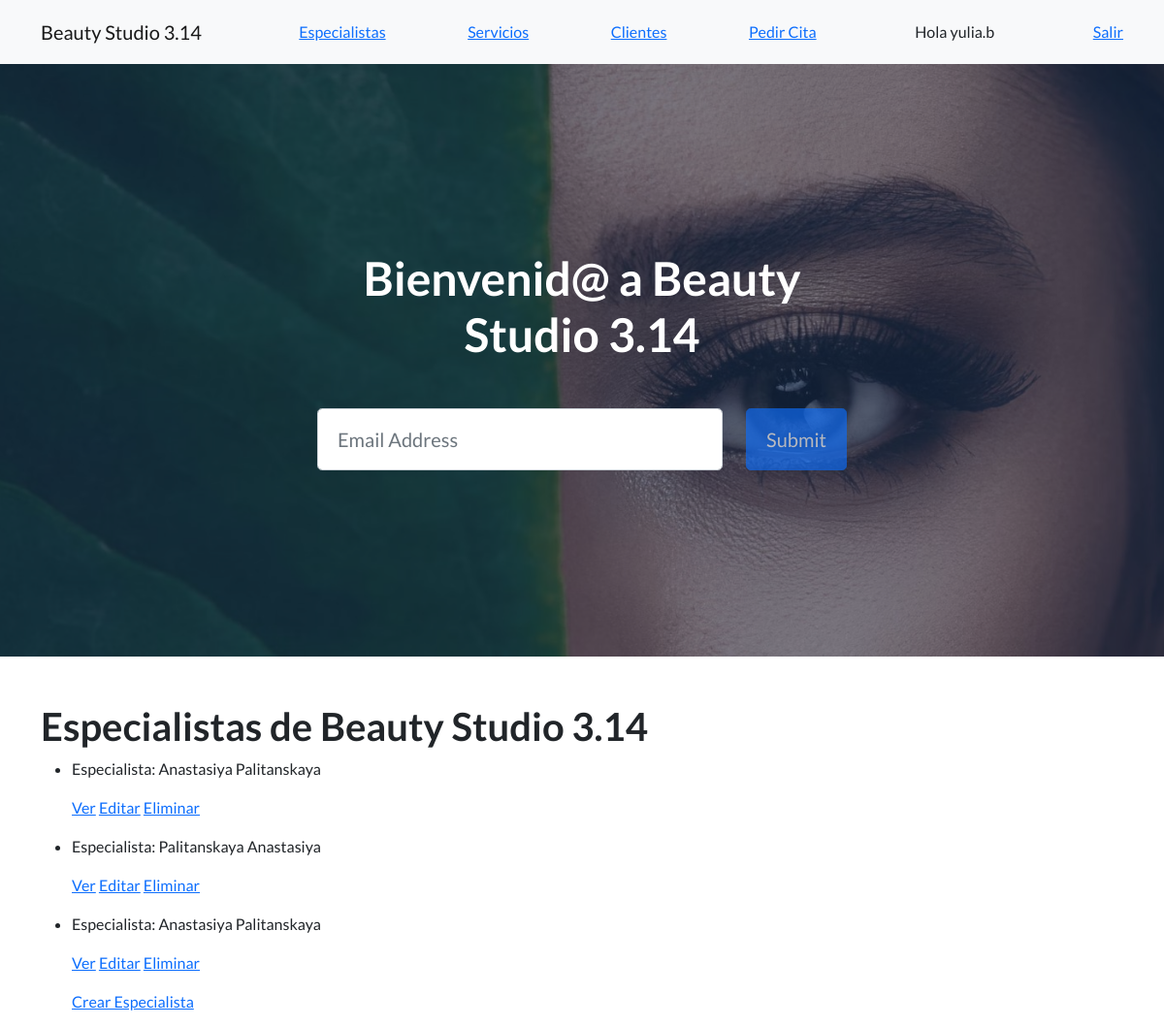
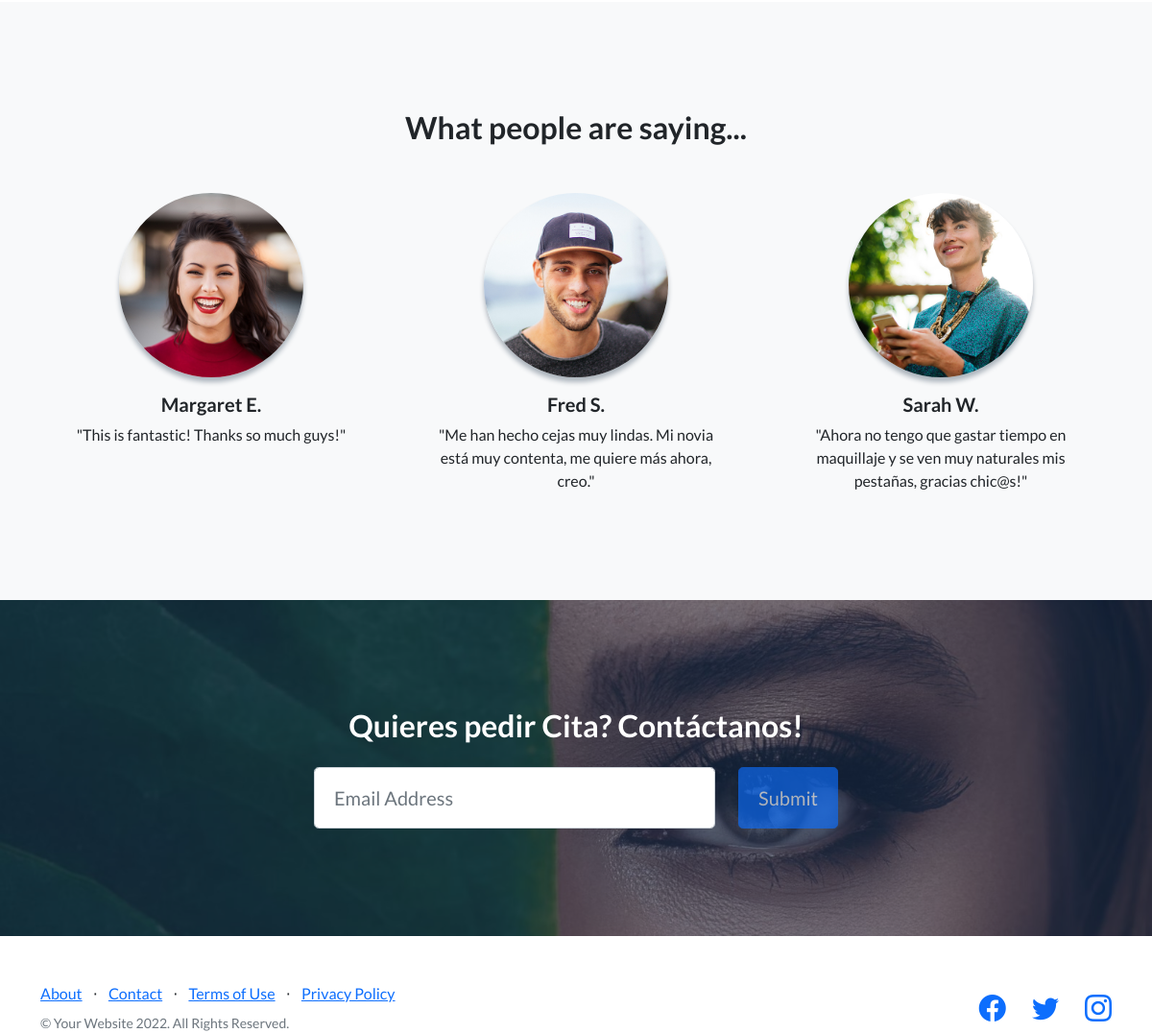
Page /especialistas-list (signed in) on the committed database (2 pictures, top to bottom).
### AppBeautyStudio/models.py (models this page shows, shortened)
class Especialista(models.Model):
    nombre = models.CharField(max_length=40)
    apellidos = models.CharField(max_length=40)
    profesion = models.CharField(max_length=30)

### AppBeautyStudio/views.py (the view)
# urls.py: path('especialistas-list', EspecialistaList.as_view(), name='especialistas-list'),
class EspecialistaList(LoginRequiredMixin, ListView):
    model = Especialista
    template_name = 'AppBeautyStudio/especialistas-list.html'

### AppBeautyStudio/templates/AppBeautyStudio/especialistas-list.html
{% extends 'AppBeautyStudio/padre.html' %}
{% block contenido %}
<section class="mt-5">
    <div class="container">
        <div class="row">
            <div class="col-lg-12">
                <h1>Especialistas de Beauty Studio 3.14</h1>
                <ul>
                    {% for especialista in object_list %}
                    <li>
                        <p>Especialista: {{especialista.nombre}} {{ especialista.apellidos }} </p>
                        <p>
                            <a href="{url 'detalle' especialista.id}">Ver</a>
                            <a href="{url 'editar' especialista.id}">Editar</a>
                            <a href="{url 'eliminar' especialista.id}">Eliminar</a>
                        </p>
                    </li>
                    {% endfor %}
                    <p>
                        <a href="{url 'nuevo'}">Crear Especialista</a>
                    </p>
                </ul>
            </div>
        </div>
    </div>
</section>
{% endblock contenido %}

### AppBeautyStudio/templates/AppBeautyStudio/padre.html (shortened to what this page needs)
<!DOCTYPE html>
<html lang="en">
    <head>
        {% load static %}
        <link href="https://cdn.jsdelivr.net/npm/bootstrap-icons@1.5.0/font/bootstrap-icons.css" rel="stylesheet" type="text/css" />
        <link href="{% static 'AppBeautyStudio/css/styles.css' %}" rel="stylesheet" />
    </head>
    <body>
        <nav class="navbar navbar-light bg-light static-top">
            <div class="container">
                <a class="navbar-brand" href="{% url 'inicio' %}">Beauty Studio 3.14</a>
                <a href="{% url 'especialistas-list' %}">Especialistas</a>
                <a href="{% url 'leer-servicios' %}">Servicios</a>
                <a href="{% url 'clientes' %}">Clientes</a>
                <a href="{% url 'pedir-cita-formulario' %}">Pedir Cita</a>
                {% if user.is_authenticated %}
                <a class="btn btn-outline-logout" href="{% url 'logout' %}">Hola {{ user.username }}</a>
                <a href="{% url 'logout' %}">Salir</a>
                {% else %}
                <a class="btn btn-outline-login" href="{% url 'login' %}">Login</a>
                {% endif %}
            </div>
        </nav>
        <header class="masthead">
            <div class="container position-relative">
                <div class="row justify-content-center">
                    <div class="col-xl-6">
                        <div class="text-center text-white">
                            <h1 class="mb-5">Bienvenid@ a Beauty Studio 3.14</h1>
                            <form class="form-subscribe" id="contactForm" data-sb-form-api-token="API_TOKEN">
                                <div class="row">
                                    <div class="col">
                                        <input class="form-control form-control-lg" id="emailAddress" type="email" placeholder="Email Address" data-sb-validations="required,email" />
                                    </div>
                                    <div class="col-auto"><button class="btn btn-primary btn-lg disabled" id="submitButton" type="submit">Submit</button></div>
                                </div>
                            </form>
                        </div>
                    </div>
                </div>
            </div>
        </header>
        {% block contenido %}
        {% endblock contenido %}
 <section class="testimonials text-center bg-light">
    <div class="container">
        <h2 class="mb-5">What people are saying...</h2>
        <div class="row">
            <div class="col-lg-4">
                <div class="testimonial-item mx-auto mb-5 mb-lg-0">
                    <img class="img-fluid rounded-circle mb-3" src="{% static 'AppBeautyStudio/assets/img/testimonials-1.jpg' %}" alt="..." />
                    <h5>Margaret E.</h5>
                    <p class="font-weight-light mb-0">"This is fantastic! Thanks so much guys!"</p>
                </div>
            </div>
            <div class="col-lg-4">
                <div class="testimonial-item mx-auto mb-5 mb-lg-0">
                    <img class="img-fluid rounded-circle mb-3" src="{% static 'AppBeautyStudio/assets/img/testimonials-2.jpg' %}" alt="..." />
                    <h5>Fred S.</h5>
                    <p class="font-weight-light mb-0">"Me han hecho cejas muy lindas. Mi novia está muy contenta, me quiere más ahora, creo."</p>
                </div>
            </div>
            <div class="col-lg-4">
                <div class="testimonial-item mx-auto mb-5 mb-lg-0">
                    <img class="img-fluid rounded-circle mb-3" src="{% static 'AppBeautyStudio/assets/img/testimonials-3.jpg' %}" alt="..." />
                    <h5>Sarah W.</h5>
                    <p class="font-weight-light mb-0">"Ahora no tengo que gastar tiempo en maquillaje y se ven muy naturales mis pestañas, gracias chic@s!"</p>
                </div>
            </div>
        </div>
    </div>
</section>
        <section class="call-to-action text-white text-center" id="signup">
            <div class="container position-relative">
                <div class="row justify-content-center">
                    <div class="col-xl-6">
                        <h2 class="mb-4">Quieres pedir Cita? Contáctanos!</h2>
                        <form class="form-subscribe" id="contactFormFooter" data-sb-form-api-token="API_TOKEN">
                            <div class="row">
                                <div class="col">
                                    <input class="form-control form-control-lg" id="emailAddressBelow" type="email" placeholder="Email Address" data-sb-validations="required,email" />
                                </div>
                                <div class="col-auto"><button class="btn btn-primary btn-lg disabled" id="submitButton" type="submit">Submit</button></div>
                            </div>
                        </form>
                    </div>
                </div>
            </div>
        </section>
        <footer class="mt-5">
            <div class="container">
                <div class="row">
                    <div class="col-lg-6 h-100 text-center text-lg-start my-auto">
                        <ul class="list-inline mb-2">
                            <li class="list-inline-item"><a href="#!">About</a></li>
                            <li class="list-inline-item">⋅</li>
                            <li class="list-inline-item"><a href="#!">Contact</a></li>
                            <li class="list-inline-item">⋅</li>
                            <li class="list-inline-item"><a href="#!">Terms of Use</a></li>
                            <li class="list-inline-item">⋅</li>
                            <li class="list-inline-item"><a href="#!">Privacy Policy</a></li>
                        </ul>
                        <p class="text-muted small mb-4 mb-lg-0">&copy; Your Website 2022. All Rights Reserved.</p>
                    </div>
                    <div class="col-lg-6 h-100 text-center text-lg-end my-auto">
                        <ul class="list-inline mb-0">
                            <li class="list-inline-item me-4">
                                <a href="#!"><i class="bi-facebook fs-3"></i></a>
                            </li>
                            <li class="list-inline-item me-4">
                                <a href="#!"><i class="bi-twitter fs-3"></i></a>
                            </li>
                            <li class="list-inline-item">
                                <a href="#!"><i class="bi-instagram fs-3"></i></a>
                            </li>
                        </ul>
                    </div>
                </div>
            </div>
        </footer>
    </body>
</html>

### rows in the picture
Especialista: nombre "Anastasiya", apellidos "Palitanskaya"
Especialista: nombre "Palitanskaya", apellidos "Anastasiya"
Especialista: nombre "Anastasiya", apellidos "Palitanskaya"

### other values in the picture
{{ user.username }} "yulia.b"
